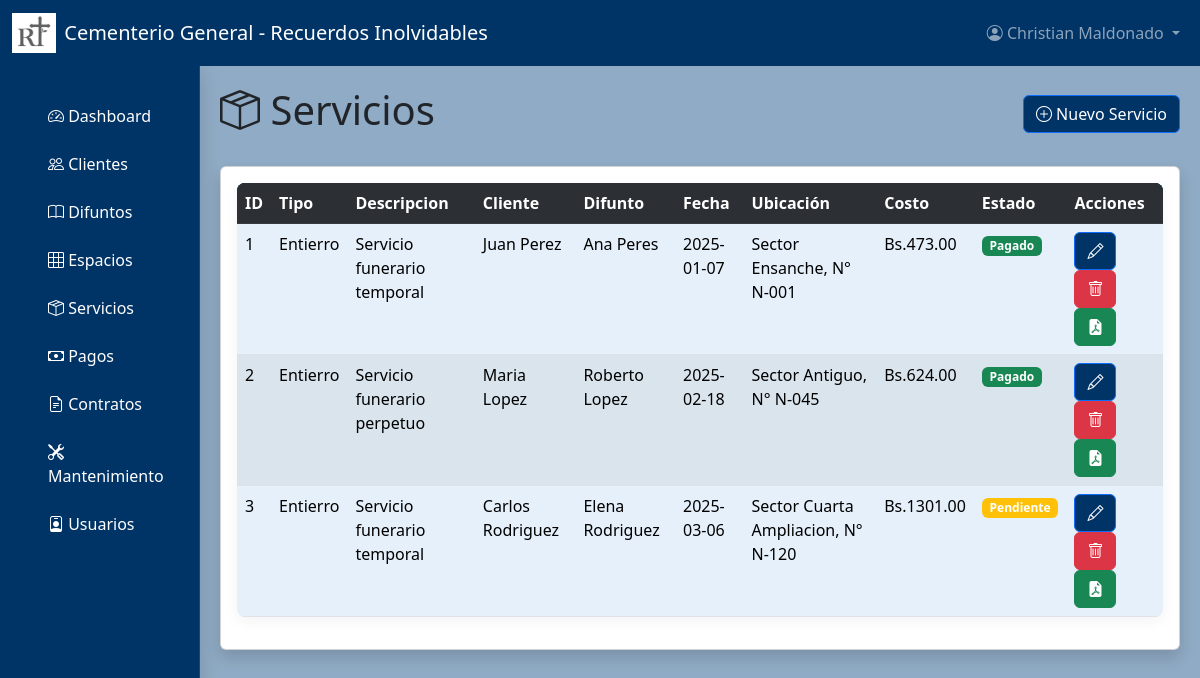
/servicios/ (signed in), run on an earlier commit of the app's database.
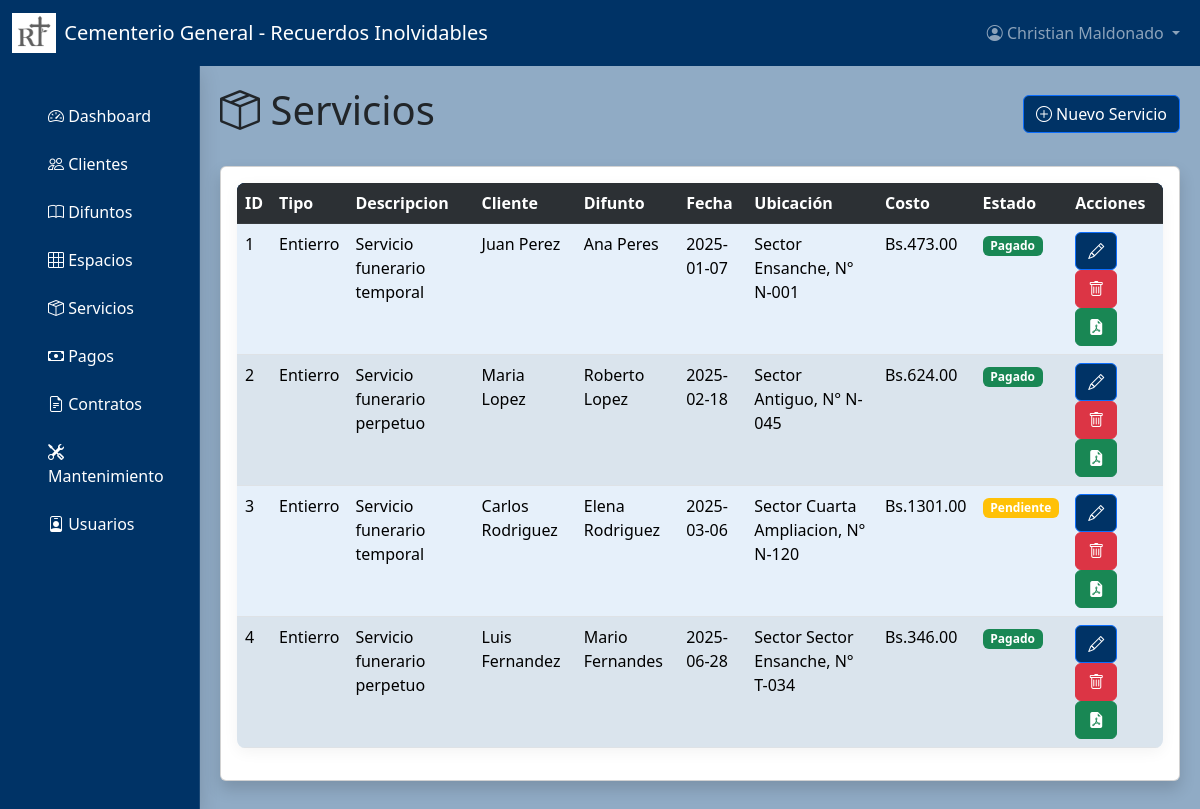
And on a later commit of the database.
### models/servicio_model.py (models this page shows, shortened)
class Servicio(db.Model):
    __tablename__ = "servicios"
    id = db.Column(db.Integer,primary_key=True)
    tipo = db.Column(db.String,nullable=False)
    descripcion = db.Column(db.String,nullable=False)
    fecha = db.Column(db.Date,nullable=False)
    hora = db.Column(db.Time,nullable=False)
    cliente_id = db.Column(db.Integer,db.ForeignKey('clientes.id'),nullable=False)
    difunto_id = db.Column(db.Integer,db.ForeignKey('difuntos.id'),nullable=False)
    espacio_id = db.Column(db.Integer,db.ForeignKey('espacios.id'),nullable=True)
    costo = db.Column(db.Float(11,2),nullable=False)
    estado = db.Column(db.String ,nullable=True)
    cliente = db.relationship('Cliente', back_populates='servicios')
    difunto = db.relationship('Difunto', back_populates='servicios')
    espacio = db.relationship('Espacio', back_populates='servicios')
    pagos = db.relationship('Pago', back_populates='servicio')
    @staticmethod
    def get_all():
        return Servicio.query.all()

### models/cliente_model.py (models this page shows, shortened)
class Cliente(db.Model):
    __tablename__ = "clientes"
    id = db.Column(db.Integer,primary_key=True)
    nombre = db.Column(db.String,nullable=False)
    telefono = db.Column(db.Integer,nullable=False)
    email = db.Column(db.String,nullable=False)
    direccion = db.Column(db.String,nullable=False)
    fecha_registro = db.Column(db.DateTime,default=datetime.utcnow)
    difunto = db.relationship('Difunto', back_populates='cliente', lazy=True, cascade="all, delete-orphan")
    servicios = db.relationship('Servicio', back_populates='cliente', lazy=True, cascade="all, delete-orphan")
    pagos = db.relationship('Pago', back_populates='cliente', lazy=True, cascade="all, delete-orphan")
    contratos = db.relationship('Contrato', back_populates='cliente', cascade="all, delete-orphan")
    def delete(self):
        db.session.delete(self)
        db.session.commit()

### models/difunto_model.py (models this page shows, shortened)
class Difunto(db.Model):
    __tablename__ = "difuntos"
    id = db.Column(db.Integer,primary_key=True)
    nombre = db.Column(db.String,nullable=False)
    genero = db.Column(db.String,nullable=False)
    fecha_nacimiento = db.Column(db.DateTime,nullable=False)
    fecha_defuncion = db.Column(db.DateTime,nullable=False)
    cedula_identidad = db.Column(db.Integer,nullable=False)
    estado_civil = db.Column(db.String,nullable=False)
    causa_muerte = db.Column(db.String,nullable=True)
    cliente_id = db.Column(db.Integer,db.ForeignKey('clientes.id') ,nullable=False)
    cliente = db.relationship('Cliente', back_populates='difunto')
    espacio = db.relationship('Espacio',back_populates='difunto')
    servicios = db.relationship('Servicio',back_populates='difunto')

### models/espacio_model.py (models this page shows, shortened)
class Espacio(db.Model):
    __tablename__ = "espacios"
    id = db.Column(db.Integer,primary_key=True)
    numero = db.Column(db.String,nullable=False)
    tipo = db.Column(db.String,nullable=False)
    descripcion = db.Column(db.String,nullable=False)
    sector = db.Column(db.String,nullable=False)
    pabellon = db.Column(db.String,nullable=False)
    fila = db.Column(db.String,nullable=False)
    estado = db.Column(db.String,nullable=False)
    fecha_ocupacion = db.Column(db.DateTime,nullable=True)
    difunto_id = db.Column(db.Integer,db.ForeignKey('difuntos.id') ,nullable=True)
    difunto = db.relationship('Difunto', back_populates='espacio')
    servicios = db.relationship('Servicio', back_populates='espacio')
    mantenimiento = db.relationship('Mantenimiento', back_populates='espacio')
    contratos = db.relationship('Contrato', back_populates='espacio')

### controllers/servicio_controller.py (the view)
@servicio_bp.route("/")
@login_required
def index():
    servicios = Servicio.get_all()
    return servicio_view.list(servicios)

### models/usuario_model.py (called while the page is built)
    @staticmethod
    def get_by_id(id):
        return Usuario.query.get(id)

### run.py (called while the page is built)
@login_manager.user_loader
def load_user(user_id):
    return Usuario.get_by_id(user_id)

@app.context_processor
def inject_clientes():
    if current_user.is_authenticated:
        return dict(clientes=Cliente.query.all())
    return {}

@app.context_processor
def inject_difuntos():
    if current_user.is_authenticated:
        return dict(difuntos=Difunto.query.all())
    return {}

@app.context_processor
def inject_espacios():
    if current_user.is_authenticated:
        return dict(espacios=Espacio.query.all())
    return {}

@app.context_processor
def inject_servicios():
    if current_user.is_authenticated:
        return dict(servicios=Servicio.query.all())
    return {}

@app.context_processor
def inject_servicios():
    if current_user.is_authenticated:
        return dict(servicios=Servicio.query.all())
    return {}

@app.context_processor
def inject_common_variables():
    if current_user.is_authenticated:
        return {
            'ingresos_totales': db.session.query(db.func.sum(Servicio.costo))
                                .filter(Servicio.estado == 'Pagado').scalar() or 0,
        }
    return {}

### templates/servicios/index.html (shortened to what this page needs)
{% extends 'dashboard.html' %}
{% block dashboard_content %}
<div class="d-flex justify-content-between align-items-center mb-4">
    <h1><i class="bi bi-box-seam"></i> Servicios</h1>
    <button type="button" class="btn btn-primary" data-bs-toggle="modal" data-bs-target="#ModalCrear">
        <i class="bi bi-plus-circle"></i> Nuevo Servicio
    </button>
</div>
<div class="card shadow">
    <div class="card-body">
        <table class="table table-striped">
            <tr class="table-dark">
                <th>ID</th>
                <th>Tipo</th>
                <th>Descripcion</th>
                <th>Cliente</th>
                <th>Difunto</th>
                <th>Fecha</th>
                <th>Ubicación</th>
                <th>Costo</th>
                <th>Estado</th>
                <th>Acciones</th>
            </tr>
            {% for item in servicios %}
            <tr>
                <td>{{ item.id }}</td>
                <td>{{ item.tipo }}</td>
                <td>{{ item.descripcion }}</td>
                <td>
                    {% if item.cliente_id %}
                    {{ item.cliente.nombre }}
                    {% else %}
                    Sin cliente asignado
                    {% endif %}
                </td>
                <td>
                    {% if item.difunto %}
                    {{ item.difunto.nombre }}
                    {% else %}
                    Sin difunto asignado
                    {% endif %}
                </td>
                <td>{{ item.fecha }}</td>
                <td>
                    {% if item.espacio %}
                    Sector {{ item.espacio.sector }}, N° {{ item.espacio.numero }}
                    {% else %}
                    No asignado
                    {% endif %}
                </td>
                <td>Bs.{{ "%.2f"|format(item.costo) }}</td>
                <td>
                    {% if item.estado == 'Pagado' %}
                    <span class="badge bg-success">{{ item.estado }}</span>
                    {% elif item.estado == 'Pendiente' %}
                    <span class="badge bg-warning">{{ item.estado }}</span>
                    {% elif item.estado == 'Cancelado' %}
                    <span class="badge bg-danger">{{ item.estado }}</span>
                    {% else %}
                    <span class="badge bg-info">{{ item.estado }}</span>
                    {% endif %}
                </td>
                <td>
                    <button class="btn btn-primary" data-bs-target="#ModalEditar{{ item.id }}" data-bs-toggle="modal">
                        <i class="bi bi-pencil"></i>
                    </button>
                    <a href="{{ url_for('servicio.delete', id=item.id) }}" class="btn btn-danger">
                        <i class="bi bi-trash"></i>
                    </a>
                    <a href="{{ url_for('servicio.generar_servicio_pdf', id=item.id) }}" class="btn btn-success" target="_blank">
        <i class="bi bi-file-earmark-pdf-fill"></i>
    </a>
                </td>
            </tr>
            {% endfor %}
        </table>
    </div>
</div>
{% endblock %}

What changed in the data, as far as the page shows it:
added Servicio: id "4", tipo "Entierro", descripcion "Servicio funerario perpetuo", cliente.nombre "Luis Fernandez", difunto.nombre "Mario Fernandes", fecha "2025-06-28", espacio.sector "Sector Ensanche", espacio.numero "T-034", costo "346.00", estado "Pagado"
